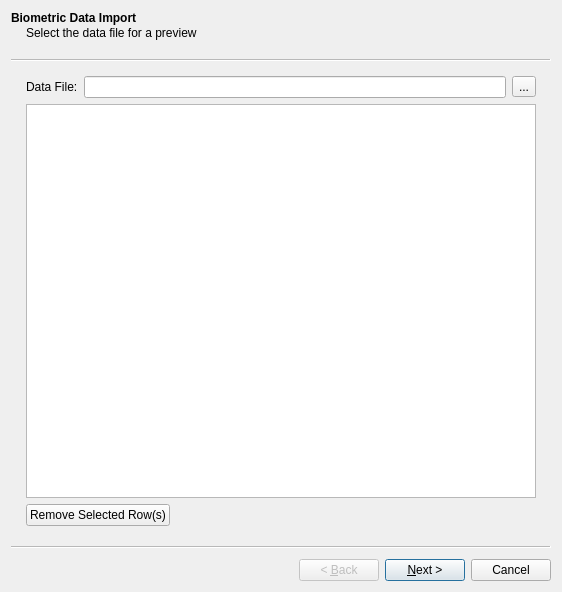
<?xml version="1.0" encoding="UTF-8"?>
<ui version="4.0">
 <class>ImportBiometricDataWizard</class>
 <widget class="QWizard" name="ImportBiometricDataWizard">
  <property name="geometry">
   <rect>
    <x>0</x>
    <y>0</y>
    <width>562</width>
    <height>592</height>
   </rect>
  </property>
  <property name="windowTitle">
   <string>Import Biometric Data</string>
  </property>
  <widget class="QWizardPage" name="wizardPage1">
   <property name="title">
    <string>Biometric Data Import</string>
   </property>
   <property name="subTitle">
    <string>Select the data file for a preview</string>
   </property>
   <layout class="QVBoxLayout" name="verticalLayout">
    <item>
     <layout class="QHBoxLayout" name="horizontalLayout">
      <item>
       <widget class="QLabel" name="label">
        <property name="text">
         <string>Data File:</string>
        </property>
       </widget>
      </item>
      <item>
       <widget class="QLineEdit" name="txtDataFileLocation">
        <property name="readOnly">
         <bool>true</bool>
        </property>
       </widget>
      </item>
      <item>
       <widget class="QToolButton" name="cmdSelectDataFile">
        <property name="text">
         <string>...</string>
        </property>
       </widget>
      </item>
     </layout>
    </item>
    <item>
     <widget class="QTableWidget" name="tblDataPreview"/>
    </item>
    <item>
     <layout class="QHBoxLayout" name="horizontalLayout_2">
      <item>
       <widget class="QPushButton" name="pushButton">
        <property name="text">
         <string>Remove Selected Row(s)</string>
        </property>
       </widget>
      </item>
      <item>
       <spacer name="horizontalSpacer">
        <property name="orientation">
         <enum>Qt::Horizontal</enum>
        </property>
        <property name="sizeHint" stdset="0">
         <size>
          <width>40</width>
          <height>20</height>
         </size>
        </property>
       </spacer>
      </item>
     </layout>
    </item>
   </layout>
  </widget>
  <widget class="QWizardPage" name="wizardPage2">
   <property name="title">
    <string>Post to Payroll</string>
   </property>
   <property name="subTitle">
    <string>Finish to post the data to the payroll</string>
   </property>
   <layout class="QVBoxLayout" name="verticalLayout_2">
    <item>
     <widget class="QLabel" name="label_2">
      <property name="text">
       <string>&lt;html&gt;&lt;head/&gt;&lt;body&gt;&lt;p&gt;Click on finish to post the data to the payroll. You can assign the shifts later.&lt;/p&gt;&lt;/body&gt;&lt;/html&gt;</string>
      </property>
     </widget>
    </item>
   </layout>
  </widget>
 </widget>
 <resources/>
 <connections/>
</ui>
